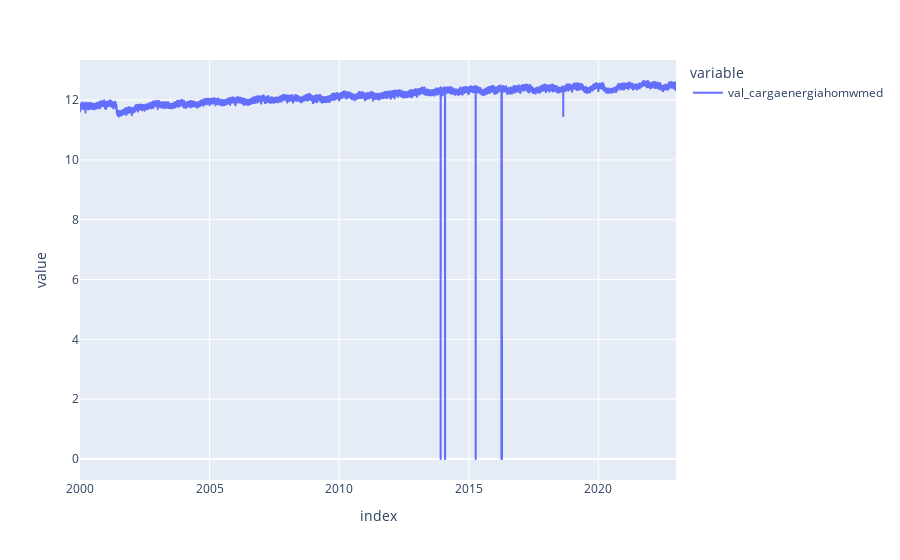

The code cell stored with this chart in its notebook:
### Code cell
log_diaria = np.log(carga_diaria.replace(0, 1))
px.line(log_diaria)

### Figure 1 — Plotly figure (JSON) as saved in the notebook; plotly's stock layout.template omitted (floating-point values rounded to 4 significant figures; data arrays with more than 128 entries replaced by an {"elided": "..."} marker saying what was removed)
{"data": [{"hovertemplate": "variable=val_cargaenergiahomwmed<br>index=%{x}<br>value=%{y}<extra></extra>", "legendgroup": "val_cargaenergiahomwmed", "line": {"color": "#636efa", "dash": "solid"}, "marker": {"symbol": "circle"}, "mode": "lines", "name": "val_cargaenergiahomwmed", "showlegend": true, "type": "scattergl", "x": {"elided": "8401 str values"}, "xaxis": "x", "y": {"elided": "8401 float values"}, "yaxis": "y"}], "layout": {"legend": {"title": {"text": "variable"}, "tracegroupgap": 0}, "margin": {"t": 60}, "xaxis": {"anchor": "y", "domain": [0, 1], "title": {"text": "index"}}, "yaxis": {"anchor": "x", "domain": [0, 1], "title": {"text": "value"}}}}
